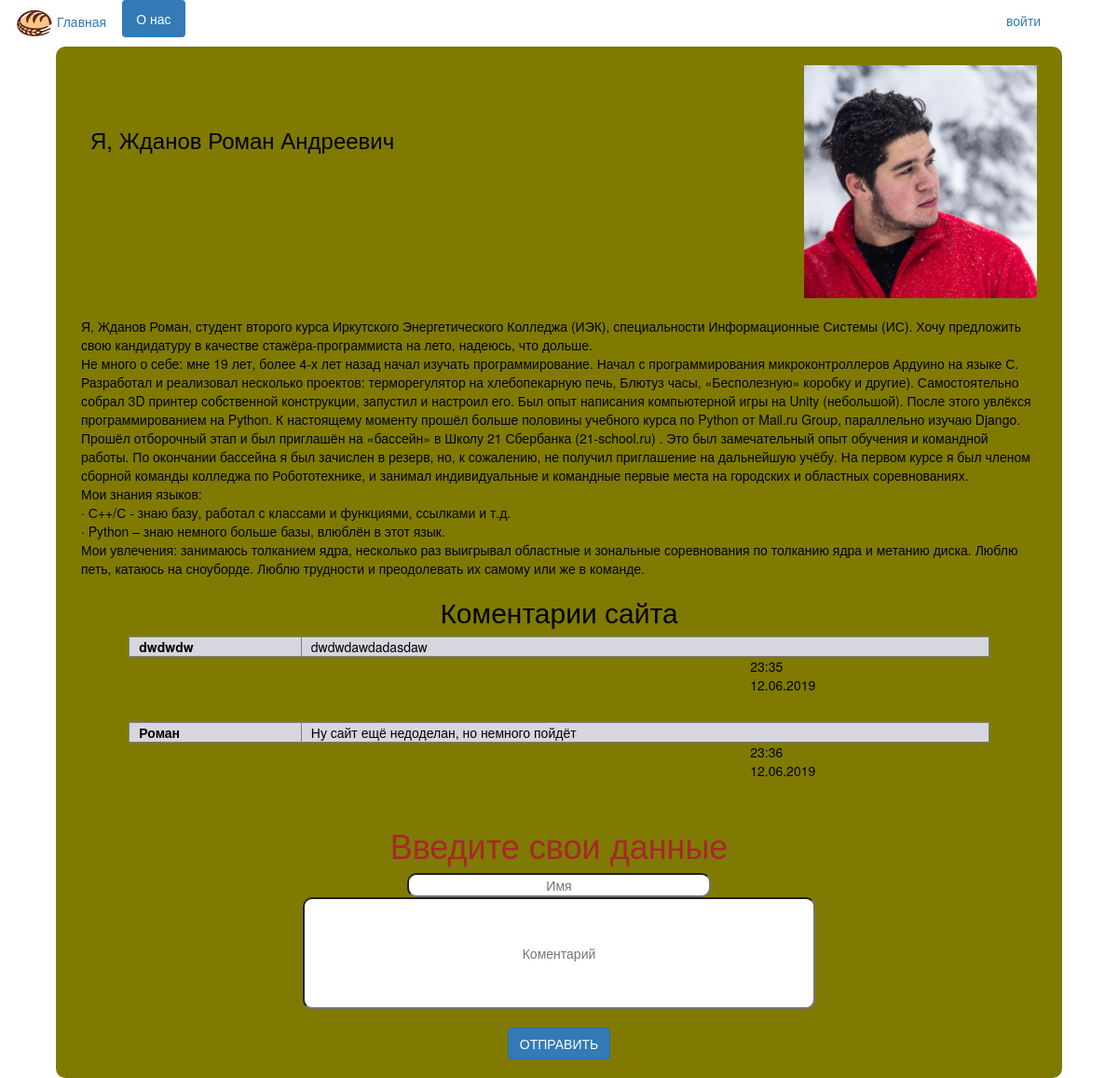
The page /o_nas/ on the database its author committed.
### task/models.py (models this page shows)
class Koment(models.Model):
    name = models.CharField(max_length=25)
    koment = models.TextField()
    data = models.CharField(max_length=20)
    def __str__(self):
        return str(self.name)

### task/views.py (the view)
# urls.py: path('o_nas/', views.o_nas, name="o_nas"),
def o_nas(request):
    d = str(datetime.datetime.now())
    print(d[11:19])
    h = Koment.objects.all()
    mail = {'autorizait': 'войти', 'activ': {'o': '1'}, 'names': h}
    return render(request, 'o_nas.html', mail)

### templates/o_nas.html (shortened to what this page needs)
{% extends "index.html" %}
{% block div %}
        <br>
        <table width="100%">
            <tr>
                <td>
                    <h3 style="cursor: pointer;">Я, Жданов Роман Андреевич</h3>
                </td>
                <td align="right">
                    <div style="height: 150px; width: 250px"><img style="height: 250px; width: 250px; " src="../static/77.jpg"></div>
                </td>
            </tr>
        </table>
    <br><br><br><br><br><br>
        <p>Я, Жданов Роман, студент второго курса Иркутского Энергетического Колледжа (ИЭК), специальности Информационные Системы (ИС). Хочу предложить свою кандидатуру в качестве стажёра-программиста на лето, надеюсь, что дольше.<br>
        Не много о себе: мне 19 лет, более 4-х лет назад начал изучать программирование. Начал с программирования микроконтроллеров Ардуино на языке С. Разработал и реализовал несколько проектов: терморегулятор на хлебопекарную печь, Блютуз часы, «Бесполезную» коробку и другие). Самостоятельно собрал 3D принтер собственной конструкции, запустил и настроил его. Был опыт написания компьютерной игры на Unity (небольшой). После этого увлёкся программированием на Python. К настоящему моменту прошёл больше половины учебного курса по Python от Mail.ru Group, параллельно изучаю Django. Прошёл отборочный этап и был приглашён на «бассейн» в Школу 21 Сбербанка (21-school.ru) . Это был замечательный опыт обучения и командной работы. По окончании бассейна я был зачислен в резерв, но, к сожалению, не получил приглашение на дальнейшую учёбу. На первом курсе я был членом сборной команды колледжа по Робототехнике, и занимал индивидуальные и командные первые места на городских и областных соревнованиях.
        <br>Мои знания языков:
        <br>     · С++/С - знаю базу, работал с классами и функциями, ссылками и т.д.
        <br>     · Python – знаю немного больше базы, влюблён в этот язык.
        <br>Мои увлечения: занимаюсь толканием ядра, несколько раз выигрывал областные и зональные соревнования по толканию ядра и метанию диска. Люблю петь, катаюсь на сноуборде. Люблю трудности и преодолевать их самому или же в команде.</p>
    <center><h2>Коментарии сайта</h2></center>
    {% for name in names %}
        <div>
            <table border="1"  style="width: 90%; margin: 0 auto" id="inform" align="center">
            <tr style="border-radius: 5px; margin: 0 auto; background: #d6d7de; border-radius: 5px; width: 50%">
                    <td width="20%" >
                        <b>{{ name }}</b>
                    </td>
                    <td>
                        {{ name.koment }}
                    </td>
                </tr>
            </table>
            <div style="margin: 0 70%"><p>{{ name.data }}</p></div>
        </div>
        <br>
    {% endfor %}
    <form action="{% url 'csrf' %}" method="post" >
        <div align="center" style="align: center">
            <p id="load"  ><h1 style="color: brown">Введите свои данные</h1></p>
            <div style="margin: 0 auto;">
                <div ><input placeholder="Имя" tabindex="1"  type="text" size="40" style="border-radius: 10px; margin:0 auto; text-align: center" id="name"></div>
                <div style="word-wrap:break-word;"><input placeholder="Коментарий" tabindex="2" type="text" size="70" style="border-radius: 10px; margin:0 auto; text-align: center; height: 120px; white-space: normal;" id="age"></div>
            </div>
            <br>
            <div><input class="btn btn-primary" tabindex="3" size="40" type="button" id="bt" value="ОТПРАВИТЬ"></div>
        </div>
    </form>
{% endblock %}

### templates/o_nas.html (style rules this page uses)
div { color: #000004; }
td { padding: 0 0 0 10px; }
input { color:black; }

### rows shown on the page
Koment: name "dwdwdw", koment "dwdwdawdadasdaw", data "23:35 12.06.2019"
Koment: name "Роман", koment "Ну сайт ещё недоделан, но немного пойдёт", data "23:36 12.06.2019"

### other values the page prints
{{ autorizait }} "войти"
